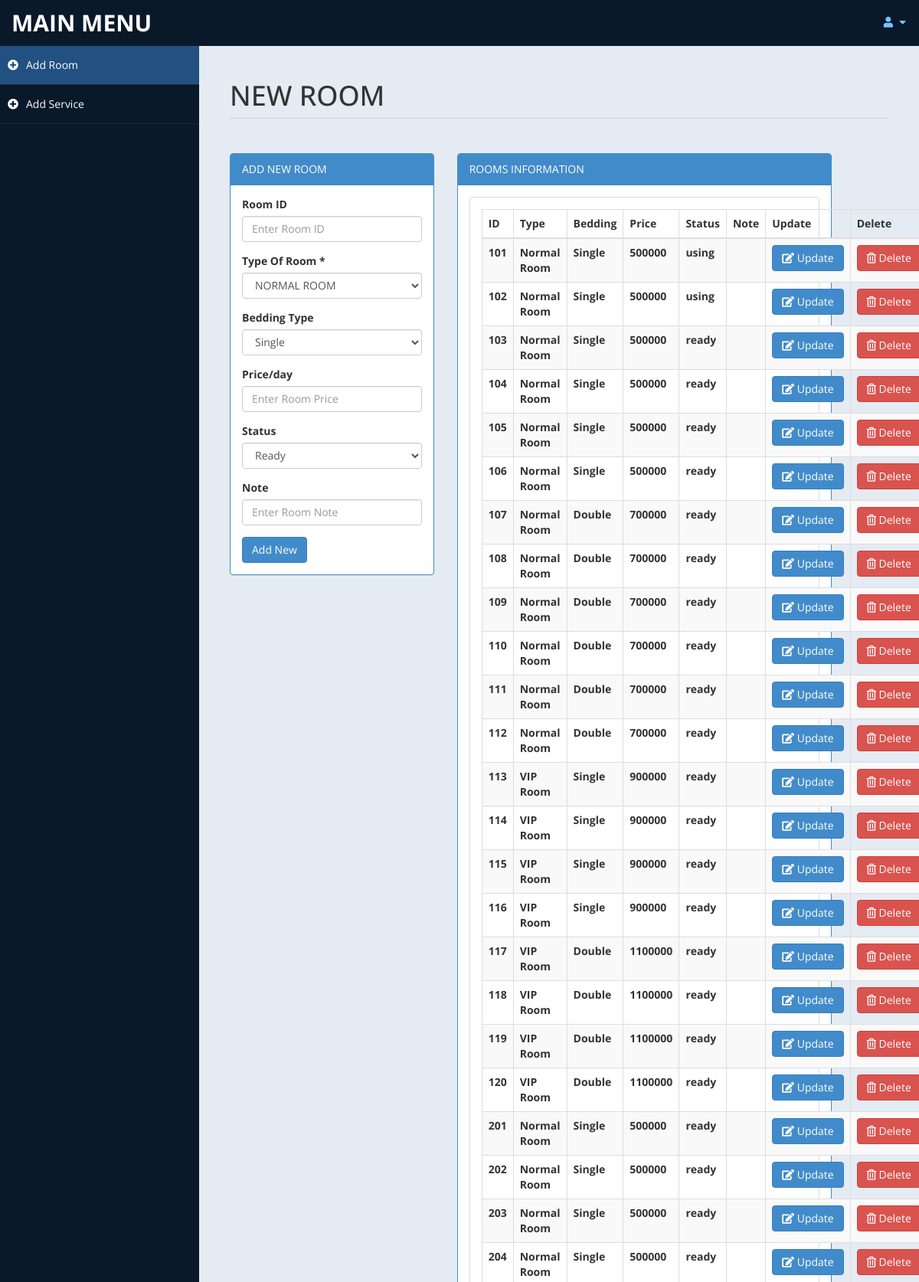
/HotelManagement/room.php (signed in, upper part), run on the app's committed database.
### tables this page shows
CREATE TABLE `room` (
  `roomID` int(100) NOT NULL,
  `type` text NOT NULL,
  `bedding` text NOT NULL,
  `price` float NOT NULL,
  `status` text NOT NULL,
  `note` text DEFAULT NULL,
  PRIMARY KEY (`roomID`)
);

### HotelManagement/room.php (the view, shortened to what this page needs)
<!DOCTYPE html>
<html xmlns="http://www.w3.org/1999/xhtml">
<head>
    <link href="assets/css/bootstrap.css" rel="stylesheet" />
    <link href="assets/css/font-awesome.css" rel="stylesheet" />
    <link rel="stylesheet" href="https://cdnjs.cloudflare.com/ajax/libs/font-awesome/5.15.3/css/all.min.css"
 />
    <link href="assets/js/morris/morris-0.4.3.min.css" rel="stylesheet" />
    <link href="assets/css/custom-styles.css" rel="stylesheet" />
    <link href="assets/js/dataTables/dataTables.bootstrap.css" rel="stylesheet" />
</head>
<body>
    <div id="wrapper">
        <nav class="navbar navbar-default top-navbar" role="navigation">
            <div class="navbar-header">
                <a class="navbar-brand" href="home.php">MAIN MENU </a>
            </div>
            <ul class="nav navbar-top-links navbar-right">
                <li class="dropdown">
                    <a class="dropdown-toggle" data-toggle="dropdown" href="#" aria-expanded="false">
                        <i class="fa fa-user fa-fw"></i> <i class="fa fa-caret-down"></i>
                    </a>
                </li>
            </ul>
        </nav>
        <nav class="navbar-default navbar-side" role="navigation">
            <div class="sidebar-collapse">
                <ul class="nav" id="main-menu">
                    <li>
                        <a class="active-menu" href="room.php"><i class="fa fa-plus-circle"></i>Add Room</a>
                    </li>
                    <li>
                        <a class="" href="service.php"><i class="fa fa-plus-circle"></i>Add Service</a>
                    </li>
            </div>
        </nav>
        <div id="page-wrapper">
            <div id="page-inner">
                <div class="row">
                    <div class="col-md-12">
                        <h1 class="page-header">
                            NEW ROOM <small></small>
                        </h1>
                    </div>
                </div>
                <div class="row">
                    <div class="col-md-4 col-sm-4">
                        <div class="panel panel-primary">
                            <div class="panel-heading">
                                ADD NEW ROOM
                            </div>
                            <div class="panel-body">
                                <form name="form" method="post">
                                    <div class="form-group">
                                        <label>Room ID</label>
                                        <input type="text" name="newroomid" class="form-control"
                                            placeholder="Enter Room ID">
                                    </div>
                                    <div class="form-group">
                                        <label>Type Of Room *</label>
                                        <select name="newroomtype" class="form-control" required>
                                            <option value="Normal Room">NORMAL ROOM</option>
                                        </select>
                                    </div>
                                    <div class="form-group">
                                        <label>Bedding Type</label>
                                        <select name="newroombed" class="form-control" required>
                                            <option value="Single">Single</option>
                                        </select>
                                    </div>
                                    <div class="form-group">
                                        <label>Price/day</label>
                                        <input type="float" name="newroomprice" class="form-control"
                                            placeholder="Enter Room Price">
                                    </div>
                                    <div class="form-group">
                                        <label>Status</label>
                                        <select name="newroomstatus" class="form-control" required>
                                            <option value="ready">Ready</option>
                                        </select>
                                    </div>
                                    <div class="form-group">
                                        <label>Note</label>
                                        <input type="text" name="newroomnote" class="form-control"
                                            placeholder="Enter Room Note">
                                    </div>
                                    <input type="submit" name="add" value="Add New" class="btn btn-primary">
                                </form>
                                <?php
							include('db.php');
							?>
                            </div>
                        </div>
                    </div>
                    <div class="col-md-7 col-sm-7">
                        <div class="panel panel-primary">
                            <div class="panel-heading">
                                ROOMS INFORMATION
                            </div>
                            <div class="panel-body">
                                <div class="panel panel-default">
                                    <div class="panel-body">
                                        <div class="table-responsive">
                                            <table class="table table-striped table-bordered table-hover"
                                                id="dataTables-example">
                                                <thead>
                                                    <tr>
                                                        <th>ID</th>
                                                        <th>Type</th>
                                                        <th>Bedding</th>
                                                        <th>Price</th>
                                                        <th>Status</th>
                                                        <th>Note</th>
                                                        <th>Update</th>
                                                        <th>Delete</th>
                                                    </tr>
                                                </thead>
                                                <tbody>
                                                    <?php
                                        $sql = "select * from room";
                                        $result = mysqli_query($conn,$sql);
										while($row= mysqli_fetch_array($result))
										{
                                            $roomid = $row['roomID'];
											$roomtype = $row['type'];
											$roombed = $row['bedding'];
                                            $roomprice = $row['price'];
                                            $roomstatus = $row['status'];
                                            $roomnote = $row['note'];
                                            echo "<tr>
											    <th>".$roomid."</th>
											    <th>".$roomtype."</th>
											    <th>".$roombed."</th>
											    <th>".$roomprice."</th>
											    <th>".$roomstatus."</th>
											    <th>".$roomnote."</th>
                                                <td><a href='roomupdate.php?id=$roomid'><button class='btn btn-primary'> <i class='fa fa-edit' ></i> Update</button></a></td>
                                                <td><a href='roomdel.php?id=$roomid'><button class='btn btn-danger'> <i class='far fa-trash-alt'></i> Delete</button></a></td>
											    </tr>";
										}
									?>
                                                </tbody>
                                            </table>
                                        </div>
                                    </div>
                                </div>
                            </div>
                        </div>
                    </div>
                </div>
            </div>
        </div>
</body>
</html>

### HotelManagement/assets/css/custom-styles.css (style rules this page uses)
body { font-family: 'Open Sans', sans-serif; }
#wrapper { width: 100%; background: #09192A; }
#page-wrapper { padding: 15px 15px; min-height: 600px; background: #E5EBF2; }
#page-inner { width: 100%; margin: 10px 20px 10px 0px; background-color: transparent; padding: 10px; min-height: 1200px; }
h1, .h1, h2, .h2, h3, .h3 { margin-top: 7px; margin-bottom: -5px; }
.page-header { padding-bottom: 9px; margin: 10px 0 45px; border-bottom: 1px solid #C7D1DD; }
.top-navbar { margin: 0px; }
.top-navbar .navbar-brand { color: #fff; width: 260px; text-align: left; height: 60px; font-size: 30px; font-weight: 700; text-transform: uppercase; line-height: 30px; }
.top-navbar .nav>li { position: relative; display: inline-block; }
.top-navbar .nav>li>a { position: relative; display: block; padding: 19px 15px; color: #77C0FD; }
.active-menu { background-color: #225081!important; }
.sidebar-collapse, .sidebar-collapse .nav { background: none; }
.sidebar-collapse .nav { padding: 0; }
.sidebar-collapse .nav>li>a { color: #fff; background: transparent; text-shadow: none; }
.sidebar-collapse>.nav>li>a { padding: 15px 10px; }
.sidebar-collapse>.nav>li { border-bottom: 1px solid rgba(107, 108, 109, 0.19); }
.navbar-side { border: none; background-color: transparent; }
.top-navbar { background: #09192A; border-bottom: none; }
.top-navbar .nav>li>a>i { margin-right: 2px; }
.navbar-default { border: 0px solid black; }
.navbar-header { background: #09192A; }
.nav>li>a>i { margin-right: 10px; }
@media (min-width:768px) { #page-wrapper { margin: 0 0 0 260px; padding: 15px 30px; min-height: 1200px; } }
@media (min-width:768px) { .navbar-side { z-index: 1; position: absolute; width: 260px; } }
@media (min-width:768px) { .navbar { border-radius: 0px; } }

### data on the page
room: roomID "101", type "Normal Room", bedding "Single", price "500000", status "using"
room: roomID "102", type "Normal Room", bedding "Single", price "500000", status "using"
room: roomID "103", type "Normal Room", bedding "Single", price "500000", status "ready"
room: roomID "104", type "Normal Room", bedding "Single", price "500000", status "ready"
room: roomID "105", type "Normal Room", bedding "Single", price "500000", status "ready"
room: roomID "106", type "Normal Room", bedding "Single", price "500000", status "ready"
room: roomID "107", type "Normal Room", bedding "Double", price "700000", status "ready"
room: roomID "108", type "Normal Room", bedding "Double", price "700000", status "ready"
room: roomID "109", type "Normal Room", bedding "Double", price "700000", status "ready"
room: roomID "110", type "Normal Room", bedding "Double", price "700000", status "ready"
room: roomID "111", type "Normal Room", bedding "Double", price "700000", status "ready"
room: roomID "112", type "Normal Room", bedding "Double", price "700000", status "ready"
room: roomID "113", type "VIP Room", bedding "Single", price "900000", status "ready"
room: roomID "114", type "VIP Room", bedding "Single", price "900000", status "ready"
room: roomID "115", type "VIP Room", bedding "Single", price "900000", status "ready"
room: roomID "116", type "VIP Room", bedding "Single", price "900000", status "ready"
room: roomID "117", type "VIP Room", bedding "Double", price "1100000", status "ready"
room: roomID "118", type "VIP Room", bedding "Double", price "1100000", status "ready"
room: roomID "119", type "VIP Room", bedding "Double", price "1100000", status "ready"
room: roomID "120", type "VIP Room", bedding "Double", price "1100000", status "ready"
room: roomID "201", type "Normal Room", bedding "Single", price "500000", status "ready"
room: roomID "202", type "Normal Room", bedding "Single", price "500000", status "ready"
room: roomID "203", type "Normal Room", bedding "Single", price "500000", status "ready"
room: roomID "204", type "Normal Room", bedding "Single", price "500000", status "ready"
